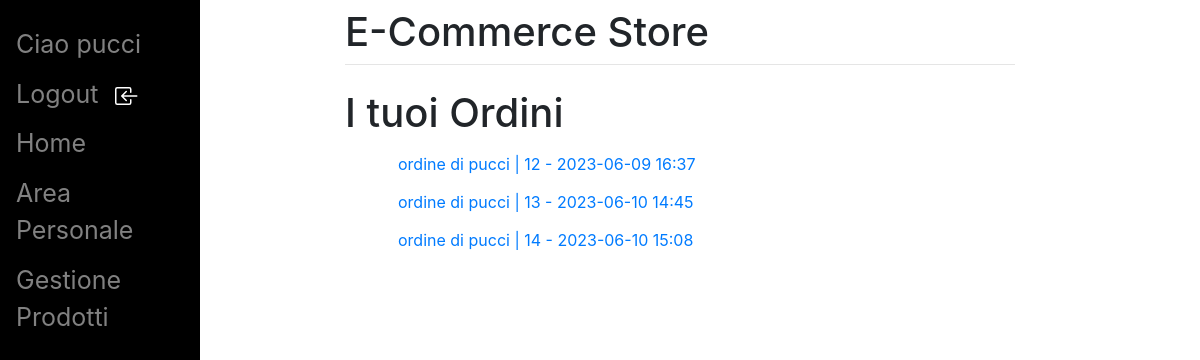
The app's page /vediStoricoOrdini (signed in) with its own data.
### store/models.py (models this page shows)
class Ordine(models.Model):
    cliente = models.ForeignKey(User, on_delete=models.CASCADE , null=False)
    data = models.DateTimeField(auto_now_add=True)
    def __str__(self):
        data = self.data.strftime("%Y-%m-%d %H:%M")
        return "ordine di "+self.cliente.username+" | "+str(self.id) + " - "+str(data)

### store/views.py (the view)
# urls.py: path('vediStoricoOrdini',views.vediStoricoOrdini, name='vediStoricoOrdini'),
def vediStoricoOrdini(response):
    ordiniCliente = Ordine.objects.filter(cliente=response.user)
    return render(response ,  "store/vediStoricoOrdini.html" , {"ordiniCliente":ordiniCliente })

### store/templates/store/vediStoricoOrdini.html (shortened to what this page needs)
{% extends 'store/base.html' %}
{% block content %}
    <h1>I tuoi Ordini</h1>
        <ul>
            {% for ordine in ordiniCliente %}
                <form method="POST" action="/vediOrdine">
                    <li><button type="submit" class="btn btn-link">{{ordine}}</button></li>
                </form>
            {% endfor %}
        </ul>
{% endblock %}

### store/templates/store/base.html (shortened to what this page needs)
<!doctype html>
<html>
<head>
	<link rel="stylesheet" href="https://stackpath.bootstrapcdn.com/bootstrap/4.3.1/css/bootstrap.min.css" integrity=
	"sha384-ggOyR0iXCbMQv3Xipma34MD+dH/1fQ784/j6cY/iJTQUOhcWr7x9JvoRxT2MZw1T">
</head>
<body>
	<div class="sidenav">
		<ul class="lista_sidenav">
			{% if user.is_authenticated %}
				<li class="ciaoUser">Ciao {{ user.username }}</li>
			{% endif %}
			<li>
				{% if user.is_authenticated %}
					<a href="/logout">
						Logout
					</a>
				{% endif %}
			</li>
			<li><a href="/home"> Home </a></li>
			<li><a href="/cliente">Area Personale</a></li>
			{% if request.user.is_superuser %}
				<li><a href="/gestioneProdotti">Gestione Prodotti</a></li>
			{% endif %}
		</ul>
	</div>
	<div id="content" , name="content" , class="main">
		<div class="row justify-content-center">
			<div class="col-8">
				<h1 class="mt-2">E-Commerce Store</h1>
				<hr class="mt-0 mb-4">
				{% block content %}{% endblock %}
			</div>
		</div>
	</div>
</body>
</html>

### store/templates/store/base.html (style rules this page uses)
.sidenav { height:100%; width:200px; position: fixed; z-index:1; top:0; left:0; background-color:black; overflow-x: hidden; padding-top:20px; }
.sidenav a { padding:6px 8px 6px 16px; text-decoration: none; font-size:25px; color: #818181; display:block; }
.lista_sidenav { list-style-type:none; margin:0; padding:0; }
.lista_sidenav li { display: flex; flex-direction: row; align-items: center; }
.ciaoUser { padding:6px 8px 6px 16px; text-decoration: none; font-size:25px; color: #818181; display:block; }
.iconaUtente { margin-left: 10px; }
.main { margin-left:160px; padding: 0px 10px; }

### store/templates/store/vediStoricoOrdini.html (style rules this page uses)
ul { list-style-type:none; }

### records on screen
Ordine: data+cliente+id "ordine di pucci | 12 - 2023-06-09 16:37"
Ordine: data+cliente+id "ordine di pucci | 13 - 2023-06-10 14:45"
Ordine: data+cliente+id "ordine di pucci | 14 - 2023-06-10 15:08"

### other values on screen
{{ user.username }} "pucci"
